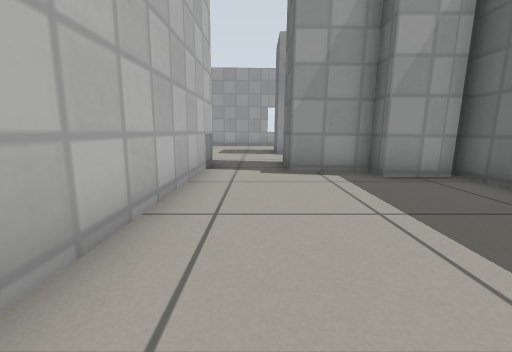
[1] (above)

16 first-person views from a walk through a world built for the Gazebo simulator. The camera is 0.5 m above the floor, tilts 10° down and sees 90° across. Floor lines are 1 m apart. The floor is counted in squares, 0.5 m on a side. Each view is taken from the middle of a square. On the plan, view 1 faces up. The plan holds only what a view shows up to about 11 squares ahead; the rest is blank. Robots are left out. Gazebo's built-in surfaces are drawn with simple patterns.

[2]
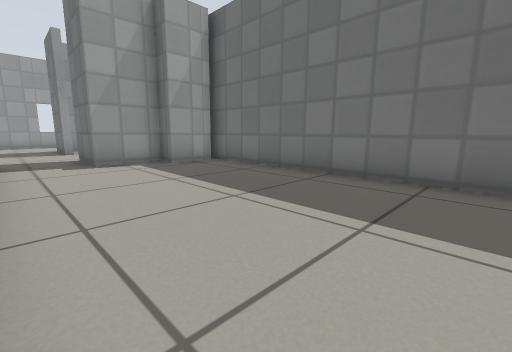

[3]
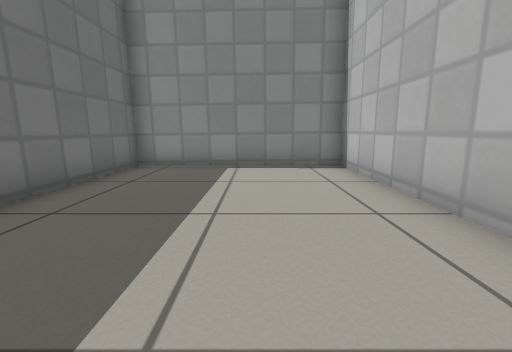

[4]
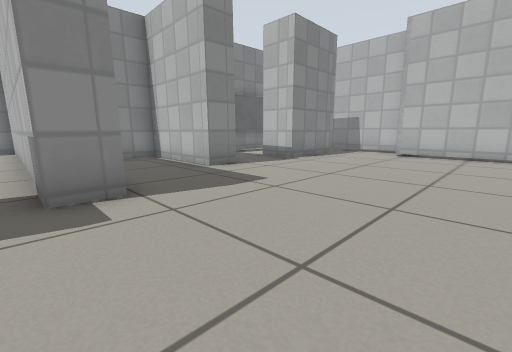

[5]
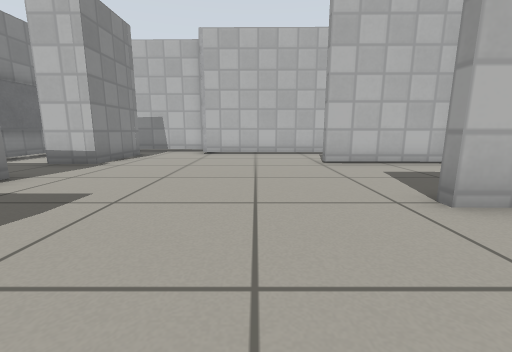

[6]
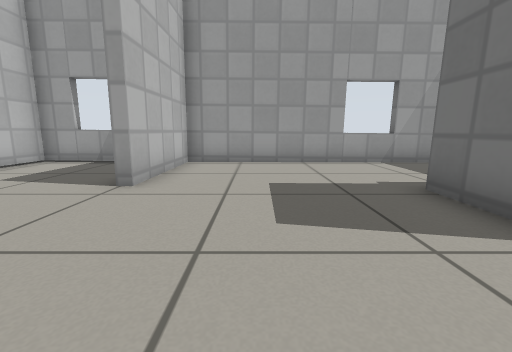

[7]
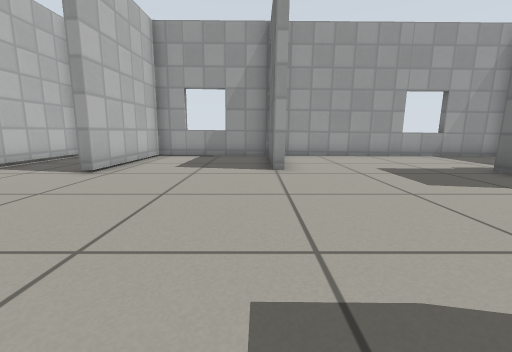

[8]
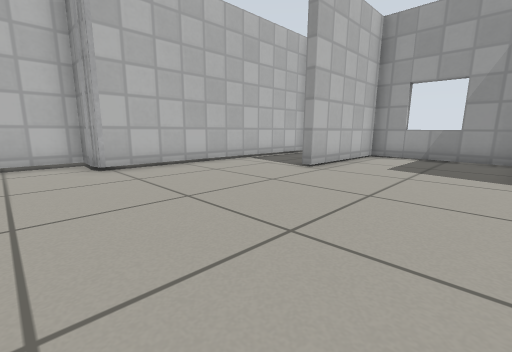

[9]
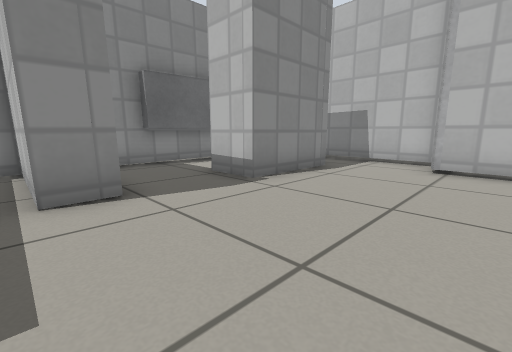

[10]
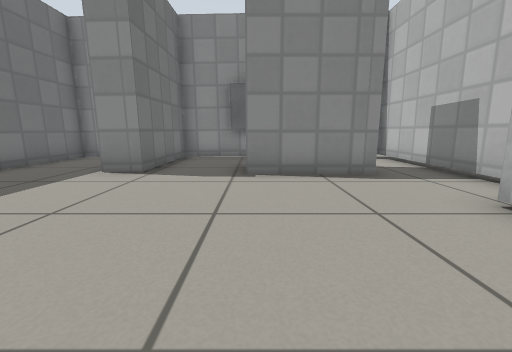

[11]
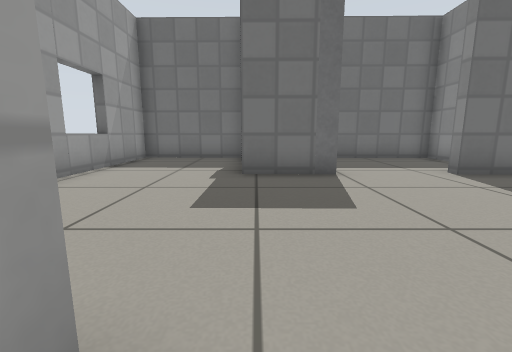

[12]
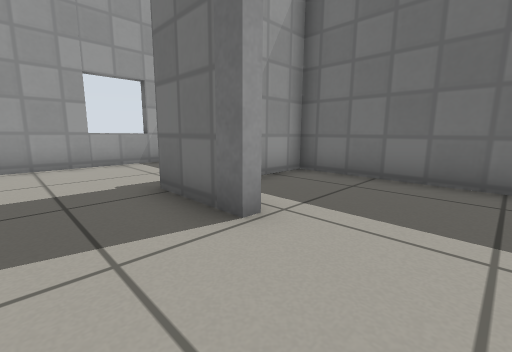

[13]
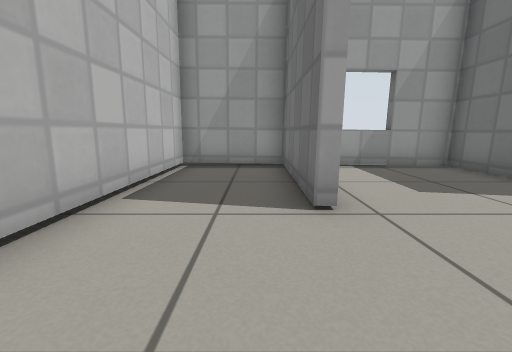

[14]
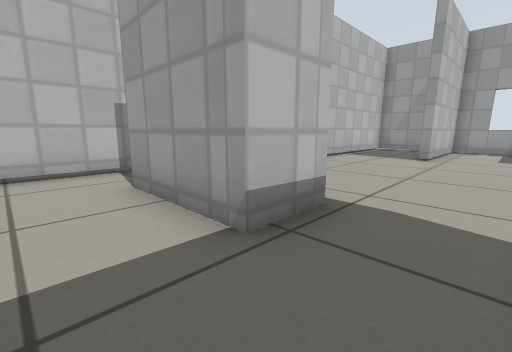

[15]
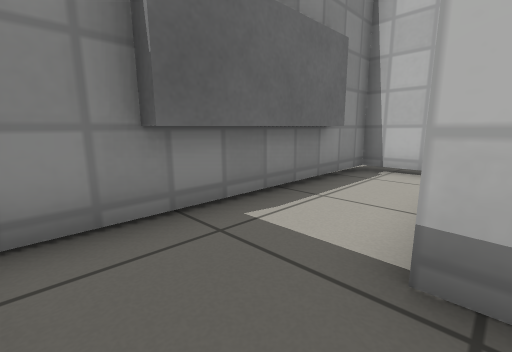

[16]
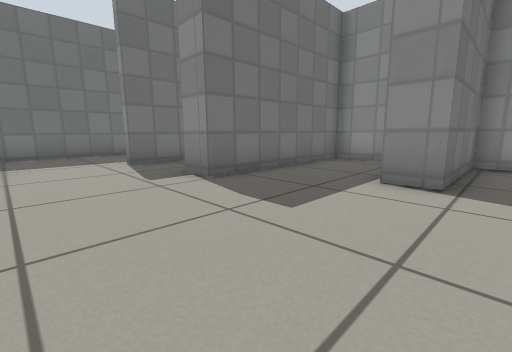

### Floor plan
Points are (right, up) in squares from view 1. A wall is a line through its corners. A room is listed if a view was taken in it or the views show most of it. See-through windows are left out.
Room 1 (views 1, 2, 3)
walls: (4.3, 5.5) (2.8, 5.6) (2.8, 6.3) (0.9, 6.3); (-1.3, 6.6) (-1.5, -3.4) (4.5, -3.5) (4.6, 6)
ways out: opening at (-0.5, 7) to room 2
Room 2 (views 4, 5, 6, 7, 8, 9, 10, 11, 12, 13, 15, 16)
walls: (-4.5, 13.5) (-4.5, 17.3) (-8.8, 17.3) (-8.8, 13.1) (-9.3, 13.2) (-9.2, 17.3) (-12.1, 17.4) (-12.2, 8.7) (-12.7, 8.6); (0.9, 11.1) (1, 13.4); (-6.2, 4.4) (-6.2, 5.9) (-5.2, 5.9) (-5.3, 2.2) (-2.4, 2.1) (-2.3, 7.8) (-1.3, 7.8) (-1.3, 6.6); (0.9, 6.3) (0.9, 8.4); (-11.9, 6.1) (-8.8, 6.1) (-8.8, 4.6); (4.7, 13.5) (4.7, 17.2) (-4.2, 17.3) (-4.2, 13.5)
ways out: opening at (-0.5, 7) to room 1; opening at (-7.5, 5) to room 3; opening at (1, 10) to room 4; opening at (-12, 7.5) to room 5
Room 3 (view 14)
walls: (-8.8, 4.6) (-11.9, 4.6); (-13.7, 4.5) (-13.7, 2.3) (-6.3, 2.2) (-6.2, 4.4)
ways out: opening at (-7.5, 5) to room 2; opening at (-13, 5.5) to room 5
Room 4 (no view inside)
walls: (3.4, 6.6) (4.6, 6.6) (4.6, 13) (3.2, 13)
ways out: opening at (1, 10) to room 2
Room 5 (no view inside)
walls: (-12.2, 8.6) (-13.6, 8.7) (-13.7, 4.5)
ways out: opening at (-12, 7.5) to room 2; opening at (-13, 5.5) to room 3

Where each view was taken, in squares from view 1:
view 1: 0 up, 0 right, facing up
view 2: 2 down, 1 left, facing up-right
view 3: 4 up, 1 right, facing down
view 4: 12 up, 1 left, facing down-left
view 5: 11 up, 1 left, facing left
view 6: 9 up, 2 left, facing up
view 7: 7 up, 5 left, facing up
view 8: 7 up, 5 left, facing up-left
view 9: 10 up, 5 left, facing down-left
view 10: 12 up, 9 left, facing down
view 11: 13 up, 5 left, facing right
view 12: 9 up, 1 left, facing up-right
view 13: 10 up, 10 left, facing up
view 14: 3 up, 7 left, facing up-left
view 15: 5 up, 7 left, facing down-left
view 16: 11 up, 7 left, facing down-right
